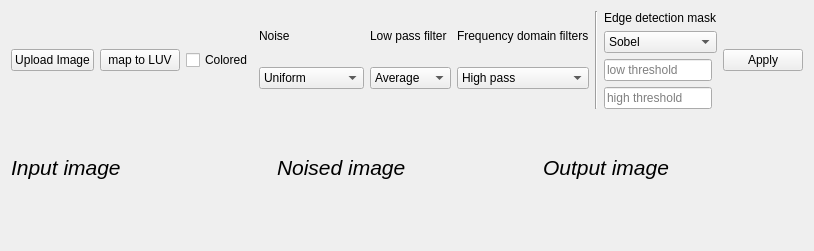
      <widget class="QWidget" name="tab">
       <attribute name="title">
        <string>Filters and Noise</string>
       </attribute>
       <layout class="QGridLayout" name="gridLayout">
        <item row="1" column="0">
         <layout class="QHBoxLayout" name="horizontalLayout_3">
          <item>
           <widget class="QLabel" name="label_input_img">
            <property name="sizePolicy">
             <sizepolicy hsizetype="Preferred" vsizetype="Minimum">
              <horstretch>0</horstretch>
              <verstretch>0</verstretch>
             </sizepolicy>
            </property>
            <property name="text">
             <string/>
            </property>
           </widget>
          </item>
          <item>
           <widget class="QWidget" name="widget_noised" native="true">
            <property name="styleSheet">
             <string notr="true"/>
            </property>
           </widget>
          </item>
          <item>
           <widget class="QWidget" name="widget_output" native="true">
            <property name="styleSheet">
             <string notr="true"/>
            </property>
           </widget>
          </item>
         </layout>
        </item>
        <item row="2" column="0">
         <spacer name="verticalSpacer_2">
          <property name="orientation">
           <enum>Qt::Vertical</enum>
          </property>
          <property name="sizeHint" stdset="0">
           <size>
            <width>20</width>
            <height>40</height>
           </size>
          </property>
         </spacer>
        </item>
        <item row="0" column="0">
         <layout class="QVBoxLayout" name="verticalLayout">
          <item>
           <layout class="QHBoxLayout" name="horizontalLayout">
            <item>
             <widget class="QPushButton" name="pushButton_upload">
              <property name="text">
               <string>Upload Image</string>
              </property>
             </widget>
            </item>
            <item>
             <widget class="QPushButton" name="pushButton_2">
              <property name="text">
               <string>map to LUV</string>
              </property>
             </widget>
            </item>
            <item>
             <widget class="QCheckBox" name="checkBox">
              <property name="text">
               <string>Colored</string>
              </property>
             </widget>
            </item>
            <item>
             <layout class="QVBoxLayout" name="verticalLayout_4">
              <item>
               <widget class="QLabel" name="label">
                <property name="sizePolicy">
                 <sizepolicy hsizetype="Preferred" vsizetype="Maximum">
                  <horstretch>0</horstretch>
                  <verstretch>0</verstretch>
                 </sizepolicy>
                </property>
                <property name="text">
                 <string>Noise</string>
                </property>
               </widget>
              </item>
              <item>
               <widget class="QComboBox" name="comboBox_noise">
                <item>
                 <property name="text">
                  <string>Uniform</string>
                 </property>
                </item>
                <item>
                 <property name="text">
                  <string>Gaussian</string>
                 </property>
                </item>
                <item>
                 <property name="text">
                  <string>Salt &amp; Pepper</string>
                 </property>
                </item>
               </widget>
              </item>
             </layout>
            </item>
            <item>
             <layout class="QVBoxLayout" name="verticalLayout_5">
              <item>
               <widget class="QLabel" name="label_2">
                <property name="sizePolicy">
                 <sizepolicy hsizetype="Preferred" vsizetype="Maximum">
                  <horstretch>0</horstretch>
                  <verstretch>0</verstretch>
                 </sizepolicy>
                </property>
                <property name="text">
                 <string>Low pass filter </string>
                </property>
               </widget>
              </item>
              <item>
               <widget class="QComboBox" name="comboBox_filter">
                <item>
                 <property name="text">
                  <string>Average</string>
                 </property>
                </item>
                <item>
                 <property name="text">
                  <string>Gaussian</string>
                 </property>
                </item>
                <item>
                 <property name="text">
                  <string>Median</string>
                 </property>
                </item>
               </widget>
              </item>
             </layout>
            </item>
            <item>
             <layout class="QVBoxLayout" name="verticalLayout_7">
              <item>
               <widget class="QLabel" name="label_4">
                <property name="sizePolicy">
                 <sizepolicy hsizetype="Preferred" vsizetype="Maximum">
                  <horstretch>0</horstretch>
                  <verstretch>0</verstretch>
                 </sizepolicy>
                </property>
                <property name="text">
                 <string>Frequency domain filters</string>
                </property>
               </widget>
              </item>
              <item>
               <widget class="QComboBox" name="comboBox_freq">
                <item>
                 <property name="text">
                  <string>High pass</string>
                 </property>
                </item>
                <item>
                 <property name="text">
                  <string>Low pass</string>
                 </property>
                </item>
               </widget>
              </item>
             </layout>
            </item>
            <item>
             <widget class="Line" name="line">
              <property name="orientation">
               <enum>Qt::Vertical</enum>
              </property>
             </widget>
            </item>
            <item>
             <layout class="QVBoxLayout" name="verticalLayout_6">
              <item>
               <widget class="QLabel" name="label_3">
                <property name="sizePolicy">
                 <sizepolicy hsizetype="Preferred" vsizetype="Maximum">
                  <horstretch>0</horstretch>
                  <verstretch>0</verstretch>
                 </sizepolicy>
                </property>
                <property name="text">
                 <string>Edge detection mask</string>
                </property>
               </widget>
              </item>
              <item>
               <widget class="QComboBox" name="comboBox_edges">
                <item>
                 <property name="text">
                  <string>Sobel</string>
                 </property>
                </item>
                <item>
                 <property name="text">
                  <string>Roberts</string>
                 </property>
                </item>
                <item>
                 <property name="text">
                  <string>Prewitt</string>
                 </property>
                </item>
                <item>
                 <property name="text">
                  <string>canny</string>
                 </property>
                </item>
               </widget>
              </item>
              <item>
               <widget class="QLineEdit" name="lineEdit_canny_low">
                <property name="sizePolicy">
                 <sizepolicy hsizetype="Maximum" vsizetype="Maximum">
                  <horstretch>0</horstretch>
                  <verstretch>0</verstretch>
                 </sizepolicy>
                </property>
                <property name="placeholderText">
                 <string>low threshold</string>
                </property>
               </widget>
              </item>
              <item>
               <widget class="QLineEdit" name="lineEdit_canny_high">
                <property name="sizePolicy">
                 <sizepolicy hsizetype="Maximum" vsizetype="Maximum">
                  <horstretch>0</horstretch>
                  <verstretch>0</verstretch>
                 </sizepolicy>
                </property>
                <property name="placeholderText">
                 <string>high threshold</string>
                </property>
               </widget>
              </item>
             </layout>
            </item>
            <item>
             <widget class="QPushButton" name="pushButton">
              <property name="sizePolicy">
               <sizepolicy hsizetype="Maximum" vsizetype="Maximum">
                <horstretch>0</horstretch>
                <verstretch>0</verstretch>
               </sizepolicy>
              </property>
              <property name="text">
               <string>Apply</string>
              </property>
             </widget>
            </item>
           </layout>
          </item>
          <item>
           <spacer name="verticalSpacer">
            <property name="orientation">
             <enum>Qt::Vertical</enum>
            </property>
            <property name="sizeHint" stdset="0">
             <size>
              <width>20</width>
              <height>40</height>
             </size>
            </property>
           </spacer>
          </item>
          <item>
           <layout class="QHBoxLayout" name="horizontalLayout_2">
            <item>
             <widget class="QLabel" name="label_5">
              <property name="sizePolicy">
               <sizepolicy hsizetype="Preferred" vsizetype="Minimum">
                <horstretch>0</horstretch>
                <verstretch>0</verstretch>
               </sizepolicy>
              </property>
              <property name="font">
               <font>
                <pointsize>16</pointsize>
                <weight>50</weight>
                <italic>true</italic>
                <bold>false</bold>
               </font>
              </property>
              <property name="text">
               <string>Input image</string>
              </property>
             </widget>
            </item>
            <item>
             <widget class="QLabel" name="label_6">
              <property name="sizePolicy">
               <sizepolicy hsizetype="Preferred" vsizetype="Minimum">
                <horstretch>0</horstretch>
                <verstretch>0</verstretch>
               </sizepolicy>
              </property>
              <property name="font">
               <font>
                <pointsize>16</pointsize>
                <weight>50</weight>
                <italic>true</italic>
                <bold>false</bold>
               </font>
              </property>
              <property name="text">
               <string>Noised image</string>
              </property>
             </widget>
            </item>
            <item>
             <widget class="QLabel" name="label_7">
              <property name="sizePolicy">
               <sizepolicy hsizetype="Preferred" vsizetype="Minimum">
                <horstretch>0</horstretch>
                <verstretch>0</verstretch>
               </sizepolicy>
              </property>
              <property name="font">
               <font>
                <pointsize>16</pointsize>
                <weight>50</weight>
                <italic>true</italic>
                <bold>false</bold>
               </font>
              </property>
              <property name="text">
               <string>Output image</string>
              </property>
             </widget>
            </item>
           </layout>
          </item>
         </layout>
        </item>
       </layout>
      </widget>
